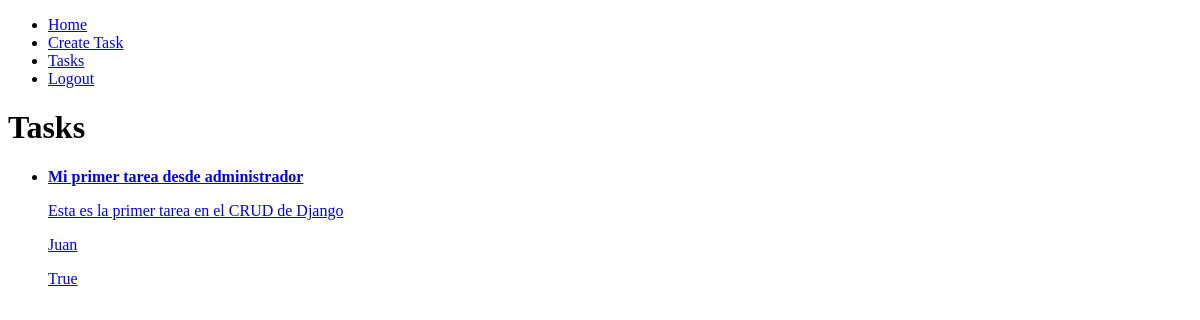
/tasks/ (signed in), run on an earlier commit of the app's database.
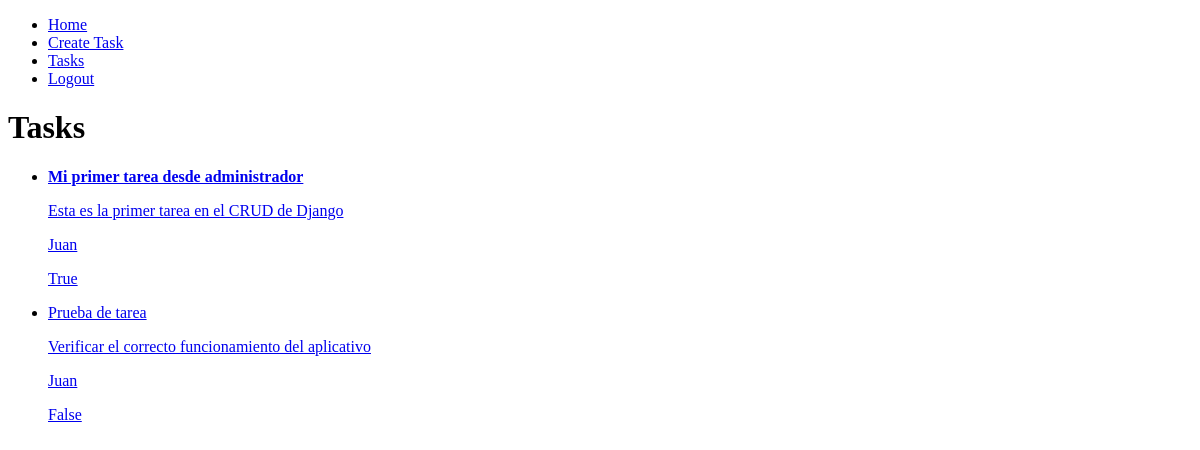
And on a later commit of the database.
### tasks/models.py (models this page shows, shortened)
class Task(models.Model):
    title = models.CharField(max_length=100)
    description = models.TextField(blank=True)
    created = models.DateTimeField(auto_now_add=True)
    date_completed = models.DateTimeField(null=True, blank=True) #El blank funcionar para que al manejar el proyecto a través del administrador (http://127.0.0.1:8000/admin/tasks/task/) Nose deje ingresar un dato como opcional
    important = models.BooleanField(default=False)
    user = models.ForeignKey(User, on_delete=models.CASCADE) # En caso de que se elimine un usuario, se eliminarán las tareas que el tiene en cascada

### tasks/views.py (the view)
# urls.py: path('tasks/', views.tasks, name='tasks'),
def tasks(request):
    tasks =Task.objects.filter(user=request.user) #Nos funciona para traer todas mis tareas
    return render(request, 'tasks.html', {
        'tasks': tasks
    })

### tasks/templates/tasks.html
{% extends 'base.html' %}
{% block content %}
<h1>Tasks</h1>
<ul>
    {% for task in tasks %}
    <li>
        <a href="{% url 'task_detail' task.id %}">
            {% if task.important %}
            <strong>{{task.title}}</strong>
            {% else %}
            {{task.title}}
            {% endif %}
            <p>{{task.description}}</p>
            <p>{{task.user.username}}</p>
            <p>{{task.important}}</p>
        </a>
    </li>
    {% endfor %}
</ul>
{% endblock %}

### tasks/templates/base.html (shortened to what this page needs)
<!DOCTYPE html>
<html lang="en">
<head>
</head>
<body>
    <nav>
        <ul>
            <li>
                <a href="/">Home</a>
            </li>
            {% if user.is_authenticated %}
            <li>
                <a href="/tasks/create/">Create Task</a>
            </li>
            <li>
                <a href="/tasks">Tasks</a>
            </li>
            <li>
                <a href="/logout">Logout</a>
            </li>
            {% endif %}
        </ul>
    </nav>
    {% block content %}
    {% endblock %}
</body>
</html>

What changed in the data, as far as the page shows it:
added Task: title "Prueba de tarea", description "Verificar el correcto funcionamiento del aplicativo", user.username "Juan", important "False"
